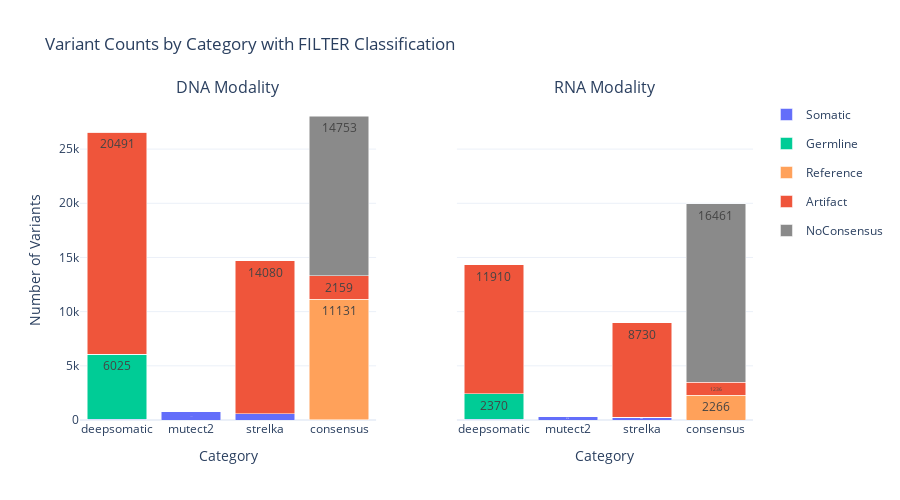

The notebook cell saved with this chart:
### Code cell
# Plot 3: Consensus Comparison
print("Consensus vs Individual Tools:")
fig = standard_visualizer.plot_consensus_comparison()
if fig:
    fig.show()

### Figure 1 — Plotly figure (JSON) as saved in the notebook; plotly's stock layout.template omitted (floating-point values rounded to 4 significant figures)
{"data": [{"legendgroup": "Somatic", "marker": {"color": "#636EFA"}, "name": "Somatic", "showlegend": true, "text": ["52", "747", "593", "0"], "textposition": "inside", "type": "bar", "x": ["deepsomatic", "mutect2", "strelka", "consensus"], "xaxis": "x", "y": [52, 747, 593, 0], "yaxis": "y"}, {"legendgroup": "Germline", "marker": {"color": "#00CC96"}, "name": "Germline", "showlegend": true, "text": ["6025", "0", "0", "10"], "textposition": "inside", "type": "bar", "x": ["deepsomatic", "mutect2", "strelka", "consensus"], "xaxis": "x", "y": [6025, 0, 0, 10], "yaxis": "y"}, {"legendgroup": "Reference", "marker": {"color": "#FFA15A"}, "name": "Reference", "showlegend": true, "text": ["0", "0", "0", "11131"], "textposition": "inside", "type": "bar", "x": ["deepsomatic", "mutect2", "strelka", "consensus"], "xaxis": "x", "y": [0, 0, 0, 11131], "yaxis": "y"}, {"legendgroup": "Artifact", "marker": {"color": "#EF553B"}, "name": "Artifact", "showlegend": true, "text": ["20491", "0", "14080", "2159"], "textposition": "inside", "type": "bar", "x": ["deepsomatic", "mutect2", "strelka", "consensus"], "xaxis": "x", "y": [20491, 0, 14080, 2159], "yaxis": "y"}, {"legendgroup": "NoConsensus", "marker": {"color": "#8A8A8A"}, "name": "NoConsensus", "showlegend": true, "text": ["0", "0", "0", "14753"], "textposition": "inside", "type": "bar", "x": ["deepsomatic", "mutect2", "strelka", "consensus"], "xaxis": "x", "y": [0, 0, 0, 14753], "yaxis": "y"}, {"legendgroup": "Somatic", "marker": {"color": "#636EFA"}, "name": "Somatic", "showlegend": false, "text": ["49", "314", "249", "0"], "textposition": "inside", "type": "bar", "x": ["deepsomatic", "mutect2", "strelka", "consensus"], "xaxis": "x2", "y": [49, 314, 249, 0], "yaxis": "y2"}, {"legendgroup": "Germline", "marker": {"color": "#00CC96"}, "name": "Germline", "showlegend": false, "text": ["2370", "0", "0", "0"], "textposition": "inside", "type": "bar", "x": ["deepsomatic", "mutect2", "strelka", "consensus"], "xaxis": "x2", "y": [2370, 0, 0, 0], "yaxis": "y2"}, {"legendgroup": "Reference", "marker": {"color": "#FFA15A"}, "name": "Reference", "showlegend": false, "text": ["0", "0", "0", "2266"], "textposition": "inside", "type": "bar", "x": ["deepsomatic", "mutect2", "strelka", "consensus"], "xaxis": "x2", "y": [0, 0, 0, 2266], "yaxis": "y2"}, {"legendgroup": "Artifact", "marker": {"color": "#EF553B"}, "name": "Artifact", "showlegend": false, "text": ["11910", "0", "8730", "1236"], "textposition": "inside", "type": "bar", "x": ["deepsomatic", "mutect2", "strelka", "consensus"], "xaxis": "x2", "y": [11910, 0, 8730, 1236], "yaxis": "y2"}, {"legendgroup": "NoConsensus", "marker": {"color": "#8A8A8A"}, "name": "NoConsensus", "showlegend": false, "text": ["0", "0", "0", "16461"], "textposition": "inside", "type": "bar", "x": ["deepsomatic", "mutect2", "strelka", "consensus"], "xaxis": "x2", "y": [0, 0, 0, 16461], "yaxis": "y2"}], "layout": {"annotations": [{"font": {"size": 16}, "showarrow": false, "text": "DNA Modality", "x": 0.22, "xanchor": "center", "xref": "paper", "y": 1, "yanchor": "bottom", "yref": "paper"}, {"font": {"size": 16}, "showarrow": false, "text": "RNA Modality", "x": 0.78, "xanchor": "center", "xref": "paper", "y": 1, "yanchor": "bottom", "yref": "paper"}], "barmode": "stack", "height": 500, "title": {"text": "Variant Counts by Category with FILTER Classification"}, "xaxis": {"anchor": "y", "domain": [0, 0.44], "title": {"text": "Category"}}, "xaxis2": {"anchor": "y2", "domain": [0.56, 1], "title": {"text": "Category"}}, "yaxis": {"anchor": "x", "domain": [0, 1], "title": {"text": "Number of Variants"}}, "yaxis2": {"anchor": "x2", "domain": [0, 1], "matches": "y", "showticklabels": false}}}
